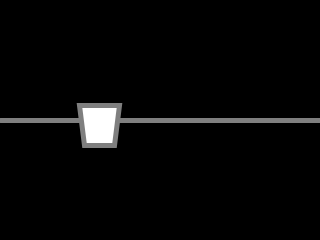
Frame 1 (no input)
Frame 60 (the mouse pressed at the canvas centre just before this capture): identical to frame 1, image omitted
Frame 120 (the mouse held since frame 60 and released just before this capture): identical to frame 1, image omitted

The Processing sketch that drew this single still picture (run headless with seeded random() and noise(); from frame 60 on, the mouse is pressed at the canvas centre):

// Processing sketch: C002_pde_TrolleyIconWithClass
// ── C002_pde_TrolleyIconWithClass.pde
EcTrolley pbTrolley;

void setup(){
  size(320,240);
  stroke(127);
  fill(255);
  strokeWeight(5);
  pbTrolley=new EcTrolley();
}

void draw(){
  background(0);
  line(
    0,height/2,
    width,height/2
  );
  if(fnIsKeyPressed('d')){
    pbTrolley.ccGoRight();
  }
  if(fnIsKeyPressed('a')){
    pbTrolley.ccGoLeft();
  }
  pbTrolley.ccUpdate();  
}

// ── newTab.pde
boolean fnIsKeyPressed(char pxKey){
  return keyPressed && (pxKey==key);
}

class EcTrolley{
  int cmPostion,
    cmMax, cmMin;
  EcTrolley(){
    cmPostion=99;
    cmMax=height;
    cmMin=0;
  }
  void ccUpdate(){
    quad(
      cmPostion-20,5+(height/2)-20,
      cmPostion+20,5+(height/2)-20,
      cmPostion+15,5+(height/2)+20,
      cmPostion-15,5+(height/2)+20
    );
  }
  void ccGoRight(){
    cmPostion++;
    cmPostion=constrain(cmPostion,cmMin,cmMax);
  }
  void ccGoLeft(){
    cmPostion--;
    cmPostion=constrain(cmPostion,cmMin,cmMax);
  }
}
